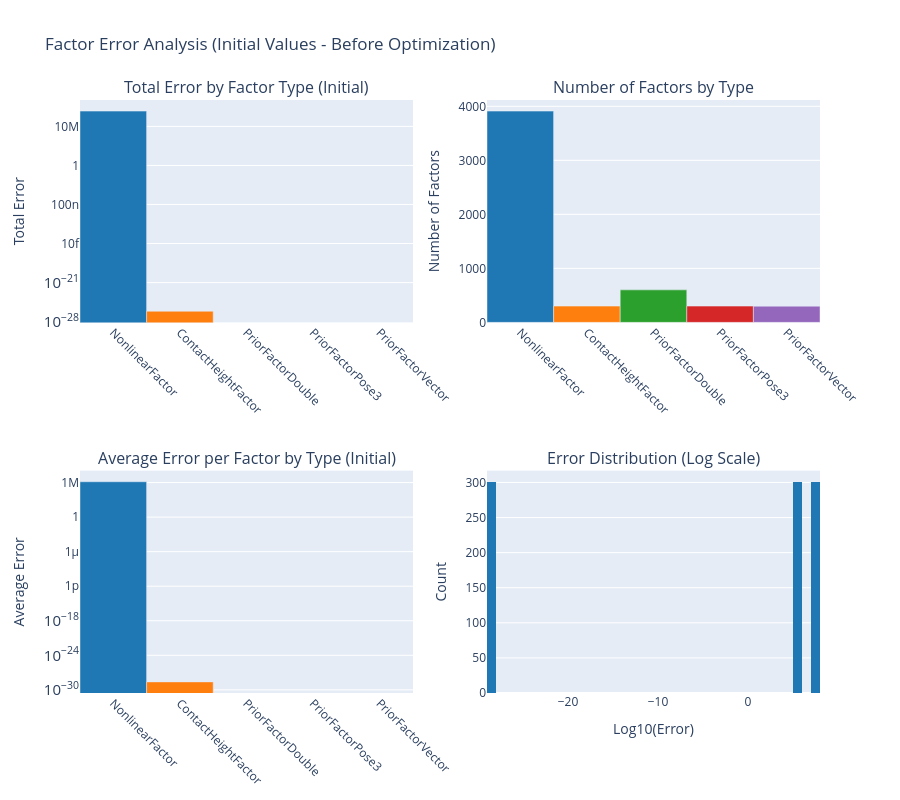

Source (notebook cell):
### Markdown cell above
## 7.1 Analyze Initial Error Before Optimization

Before running the optimization, let's analyze the factor graph errors on the initial zero values to understand the starting point of the problem.

### Code cell
# Analyze factor contributions to INITIAL error (before optimization)
print("Analyzing factor contributions to INITIAL error (before optimization)...")
print(f"Initial total error: {graph.error(init_values):.6e}\n")

# Get all factors and their errors on initial values
initial_factor_errors = []
initial_factor_types = []

for i in range(graph.size()):
    factor = graph.at(i)
    error = factor.error(init_values)
    initial_factor_errors.append(error)
    
    # Get the actual factor type name using Python's type system
    factor_type = type(factor).__name__
    initial_factor_types.append(factor_type)

# Convert to numpy arrays
initial_factor_errors = np.array(initial_factor_errors)
initial_factor_types = np.array(initial_factor_types)

# Group by factor type
unique_types = np.unique(initial_factor_types)
type_errors = {}
type_counts = {}

for ftype in unique_types:
    mask = initial_factor_types == ftype
    type_errors[ftype] = np.sum(initial_factor_errors[mask])
    type_counts[ftype] = np.sum(mask)

# Sort by error contribution
sorted_types = sorted(type_errors.keys(), key=lambda x: type_errors[x], reverse=True)

print(f"Factor Error Analysis (Initial Values):")
print(f"Total factors: {len(initial_factor_errors)}")
print(f"Total error: {np.sum(initial_factor_errors):.6e}")
print(f"\nError by factor type:")
for ftype in sorted_types:
    print(f"  {ftype:40s}: {type_errors[ftype]:12.6e} ({type_counts[ftype]:4d} factors, avg: {type_errors[ftype]/type_counts[ftype]:.6e})")

# Create visualization with Plotly
fig = make_subplots(
    rows=2, cols=2,
    subplot_titles=(
        'Total Error by Factor Type (Initial)',
        'Number of Factors by Type',
        'Average Error per Factor by Type (Initial)',
        'Error Distribution (Log Scale)'
    ),
    specs=[[{"type": "bar"}, {"type": "bar"}],
           [{"type": "bar"}, {"type": "histogram"}]]
)

# Plot 1: Total error by factor type
colors = ['#1f77b4', '#ff7f0e', '#2ca02c', '#d62728', '#9467bd', '#8c564b', '#e377c2', '#bcbd22', '#17becf']
fig.add_trace(
    go.Bar(x=sorted_types, y=[type_errors[t] for t in sorted_types],
           marker_color=colors[:len(sorted_types)],
           name='Total Error'),
    row=1, col=1
)

# Plot 2: Number of factors by type
fig.add_trace(
    go.Bar(x=sorted_types, y=[type_counts[t] for t in sorted_types],
           marker_color=colors[:len(sorted_types)],
           name='Count'),
    row=1, col=2
)

# Plot 3: Average error per factor by type
fig.add_trace(
    go.Bar(x=sorted_types, y=[type_errors[t]/type_counts[t] for t in sorted_types],
           marker_color=colors[:len(sorted_types)],
           name='Avg Error'),
    row=2, col=1
)

# Plot 4: Error distribution histogram (log scale)
fig.add_trace(
    go.Histogram(x=np.log10(initial_factor_errors[initial_factor_errors > 0]),
                 nbinsx=50,
                 marker_color='#1f77b4',
                 name='Error Distribution'),
    row=2, col=2
)

# Update layout
fig.update_xaxes(tickangle=45, row=1, col=1)
fig.update_xaxes(tickangle=45, row=1, col=2)
fig.update_xaxes(tickangle=45, row=2, col=1)
fig.update_xaxes(title_text="Log10(Error)", row=2, col=2)

fig.update_yaxes(type="log", title_text="Total Error", row=1, col=1)
fig.update_yaxes(title_text="Number of Factors", row=1, col=2)
fig.update_yaxes(type="log", title_text="Average Error", row=2, col=1)
fig.update_yaxes(title_text="Count", row=2, col=2)

fig.update_layout(
    height=800,
    title_text="Factor Error Analysis (Initial Values - Before Optimization)",
    showlegend=False
)

fig.show()

### Figure 1 — Plotly figure (JSON) as saved in the notebook; plotly's stock layout.template omitted (floating-point values rounded to 4 significant figures; data arrays with more than 128 entries replaced by an {"elided": "..."} marker saying what was removed)
{"data": [{"marker": {"color": ["#1f77b4", "#ff7f0e", "#2ca02c", "#d62728", "#9467bd"]}, "name": "Total Error", "type": "bar", "x": ["NonlinearFactor", "ContactHeightFactor", "PriorFactorDouble", "PriorFactorPose3", "PriorFactorVector"], "xaxis": "x", "y": [5433000000.0, 7.246e-27, 0, 0, 0], "yaxis": "y"}, {"marker": {"color": ["#1f77b4", "#ff7f0e", "#2ca02c", "#d62728", "#9467bd"]}, "name": "Count", "type": "bar", "x": ["NonlinearFactor", "ContactHeightFactor", "PriorFactorDouble", "PriorFactorPose3", "PriorFactorVector"], "xaxis": "x2", "y": [3911, 301, 602, 301, 300], "yaxis": "y2"}, {"marker": {"color": ["#1f77b4", "#ff7f0e", "#2ca02c", "#d62728", "#9467bd"]}, "name": "Avg Error", "type": "bar", "x": ["NonlinearFactor", "ContactHeightFactor", "PriorFactorDouble", "PriorFactorPose3", "PriorFactorVector"], "xaxis": "x3", "y": [1389000.0, 2.407e-29, 0, 0, 0], "yaxis": "y3"}, {"marker": {"color": "#1f77b4"}, "name": "Error Distribution", "nbinsx": 50, "type": "histogram", "x": {"elided": "903 float values"}, "xaxis": "x4", "yaxis": "y4"}], "layout": {"annotations": [{"font": {"size": 16}, "showarrow": false, "text": "Total Error by Factor Type (Initial)", "x": 0.225, "xanchor": "center", "xref": "paper", "y": 1, "yanchor": "bottom", "yref": "paper"}, {"font": {"size": 16}, "showarrow": false, "text": "Number of Factors by Type", "x": 0.775, "xanchor": "center", "xref": "paper", "y": 1, "yanchor": "bottom", "yref": "paper"}, {"font": {"size": 16}, "showarrow": false, "text": "Average Error per Factor by Type (Initial)", "x": 0.225, "xanchor": "center", "xref": "paper", "y": 0.375, "yanchor": "bottom", "yref": "paper"}, {"font": {"size": 16}, "showarrow": false, "text": "Error Distribution (Log Scale)", "x": 0.775, "xanchor": "center", "xref": "paper", "y": 0.375, "yanchor": "bottom", "yref": "paper"}], "height": 800, "showlegend": false, "title": {"text": "Factor Error Analysis (Initial Values - Before Optimization)"}, "xaxis": {"anchor": "y", "domain": [0, 0.45], "tickangle": 45}, "xaxis2": {"anchor": "y2", "domain": [0.55, 1], "tickangle": 45}, "xaxis3": {"anchor": "y3", "domain": [0, 0.45], "tickangle": 45}, "xaxis4": {"anchor": "y4", "domain": [0.55, 1], "title": {"text": "Log10(Error)"}}, "yaxis": {"anchor": "x", "domain": [0.625, 1], "title": {"text": "Total Error"}, "type": "log"}, "yaxis2": {"anchor": "x2", "domain": [0.625, 1], "title": {"text": "Number of Factors"}}, "yaxis3": {"anchor": "x3", "domain": [0, 0.375], "title": {"text": "Average Error"}, "type": "log"}, "yaxis4": {"anchor": "x4", "domain": [0, 0.375], "title": {"text": "Count"}}}}
